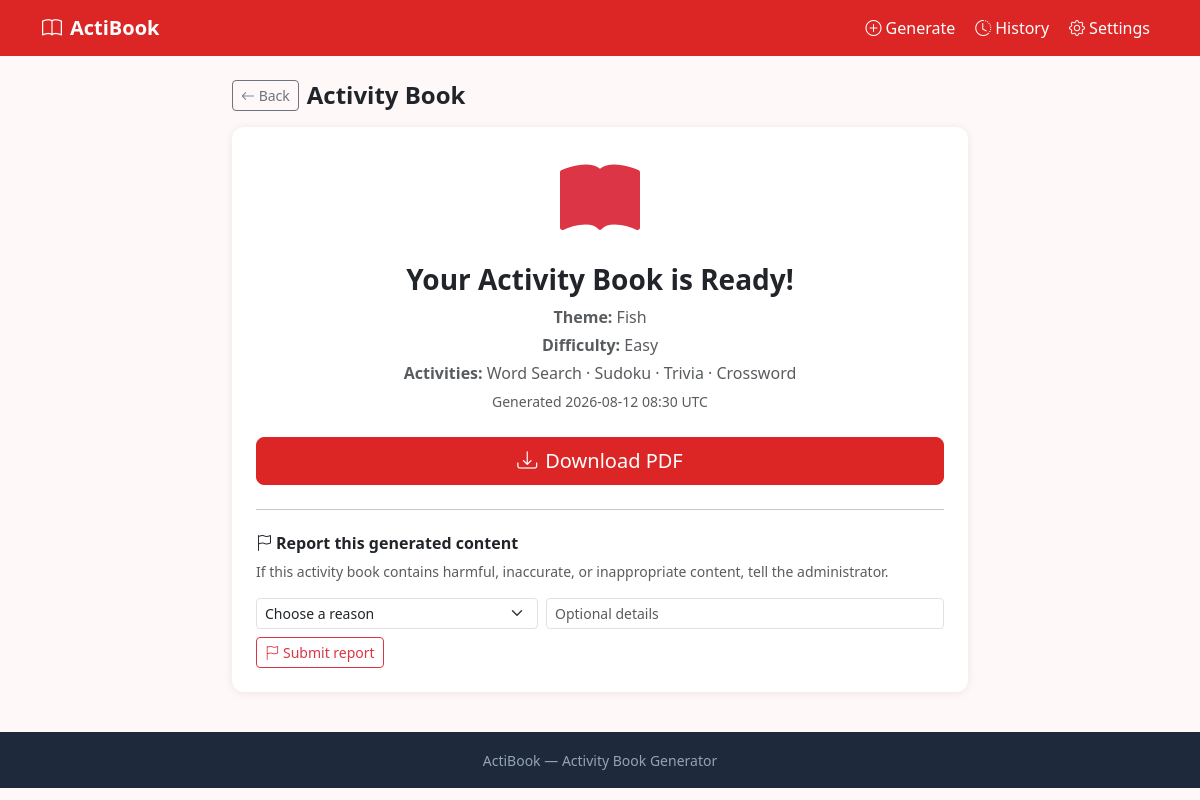
The page /otherapps/actibook/result/0e9143c4-921e-4179-bf1e-97e9423391f4 on the database its author committed.
### tables this page shows
CREATE TABLE books (
            id TEXT PRIMARY KEY,
            theme TEXT,
            difficulty TEXT,
            pages INTEGER,
            activities TEXT,
            pdf_path TEXT,
            status TEXT DEFAULT 'pending',
            error_msg TEXT,
            created_at TEXT
        );

### otherapps/actibook/__init__.py (the view)
@actibook_bp.route('/result/<uid>')
def result(uid):
    init_db()
    with get_db() as db:
        row = db.execute("SELECT * FROM books WHERE id=?", (uid,)).fetchone()
    if not row:
        abort(404)
    return render_template('actibook/result.html', row=row)

### app.py (called while the page is built)
@app.context_processor
def inject_globals():
    return {'super_admin_logged_in': bool(session.get('super_admin'))}

### otherapps/actibook/__init__.py (called while the page is built)
def get_db():
    conn = sqlite3.connect(DB_PATH)
    conn.row_factory = sqlite3.Row
    return conn

### otherapps/reporting.py (called while the page is built)
def ensure_reports_table(db):
    db.execute("""
        CREATE TABLE IF NOT EXISTS reports (
            id TEXT PRIMARY KEY,
            content_id TEXT NOT NULL,
            reason TEXT NOT NULL,
            details TEXT,
            status TEXT DEFAULT 'pending',
            created_at TEXT NOT NULL,
            reviewed_at TEXT
        )
    """)

### otherapps/actibook/templates/actibook/result.html (shortened to what this page needs)
{% extends 'actibook/base.html' %}
{% block content %}
<div class="row justify-content-center">
  <div class="col-lg-8">
    <div class="d-flex align-items-center gap-2 mb-3">
      <a href="{{ url_for('actibook.index') }}" class="btn btn-sm btn-outline-secondary"><i class="bi bi-arrow-left"></i> Back</a>
      <h4 class="mb-0 fw-bold">Activity Book</h4>
    </div>
    {% if row['status'] == 'done' %}
    <div class="card p-4 mb-3 text-center">
      <i class="bi bi-book-fill display-1 text-danger mb-3"></i>
      <h3 class="fw-bold">Your Activity Book is Ready!</h3>
      <p class="text-muted mb-1"><strong>Theme:</strong> {{ row['theme'].title() }}</p>
      <p class="text-muted mb-1"><strong>Difficulty:</strong> {{ row['difficulty'].title() }}</p>
      <p class="text-muted mb-1"><strong>Activities:</strong> {{ row['activities'].replace(',',' · ').replace('_',' ').title() }}</p>
      <p class="text-muted mb-4"><small>Generated {{ row['created_at'][:16].replace('T',' ') }} UTC</small></p>
      <a href="{{ url_for('actibook.download', uid=row['id']) }}" class="btn btn-brand btn-lg px-5">
        <i class="bi bi-download me-2"></i>Download PDF
      </a>
      <hr class="my-4"/>
      <div class="text-start">
        <h6 class="fw-semibold"><i class="bi bi-flag me-1"></i>Report this generated content</h6>
        <p class="small text-muted">If this activity book contains harmful, inaccurate, or inappropriate content, tell the administrator.</p>
        <form method="POST" action="{{ url_for('actibook.report_content', uid=row['id']) }}">
          <div class="row g-2">
            <div class="col-md-5"><select name="reason" class="form-select form-select-sm" required>
              <option value="">Choose a reason</option><option value="inaccurate">Inaccurate or misleading</option>
            </select></div>
            <div class="col-md-7"><input name="details" class="form-control form-control-sm" maxlength="2000" placeholder="Optional details"/></div>
          </div>
          <button class="btn btn-sm btn-outline-danger mt-2"><i class="bi bi-flag me-1"></i>Submit report</button>
        </form>
      </div>
    </div>
    {% elif row['status'] == 'removed' %}
    <div class="alert alert-warning"><i class="bi bi-shield-exclamation me-2"></i>This generated item was removed after an administrator review.</div>
    {% elif row['status'] == 'error' %}
    <div class="alert alert-danger"><i class="bi bi-exclamation-triangle me-2"></i><strong>Failed:</strong> {{ row['error_msg'] }}</div>
    <a href="{{ url_for('actibook.index') }}" class="btn btn-brand">Try Again</a>
    {% else %}
    <div class="alert alert-info"><i class="bi bi-hourglass-split me-2"></i>Generating your book…</div>
    {% endif %}
  </div>
</div>
{% endblock %}

### otherapps/actibook/templates/actibook/base.html (style rules this page uses)
:root { --brand: #DC2626; --brand-dark: #b91c1c; --brand-light: #fee2e2; }
body { background: #fff8f8; min-height: 100vh; font-family: 'Segoe UI', system-ui, sans-serif; }
.btn-brand { background: var(--brand); border-color: var(--brand); color: #fff; }
.card { border: none; border-radius: 12px; box-shadow: 0 1px 8px rgba(0,0,0,.08); }

### rows shown on the page
books: theme "Fish", difficulty "Easy", activities.replace "Word Search · Sudoku · Trivia · Crossword", created_at "2026-08-12 08:30"
